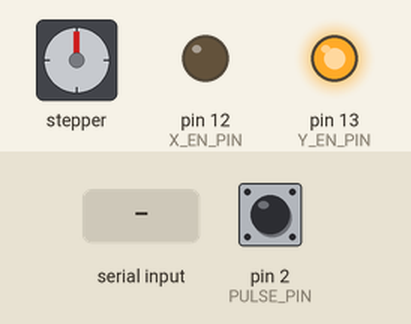
Bench run of a sketch on a simulated Arduino Uno, built with avr-gcc and run on an emulated ATmega328P. Parts: stepper motor, output pins drawn as LEDs (lit = HIGH). Dashed ring = blinking. The inputs (shaded band) are chosen by the test bench; at power-on: pin 2 (PULSE_PIN) LOW. Stepper angles assume 200 steps per turn; what the sketch prints to the serial monitor is not drawn.

Above: at 1.5 s.
1.6 s: "SSSSSS\n" received over Serial
At 4.5 s:
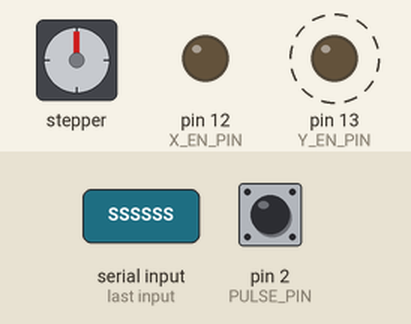
4.6 s: "SF0012\n" received over Serial
At 6.04 s:
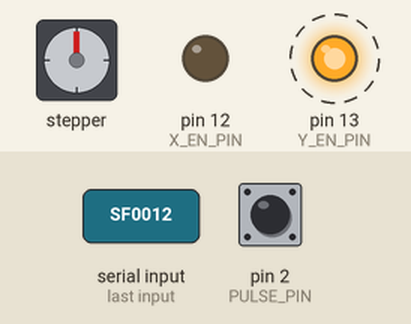
7.6 s: "SC1000\n" received over Serial
Timing chart, 0 to 16.6 s (numbered marks = the images above; inputs shaded):
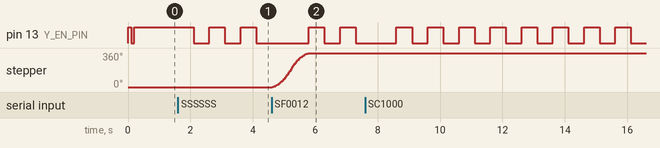

Measured:
- after the input at 1.6 s, pin 13 (Y_EN_PIN): alternates HIGH for 0.50 s and LOW for 0.50 s, starting after 0.50 s
- after the input at 4.6 s, stepper: turns 360° clockwise in 1.2 s, starting at once

The sketch:

SSP5A_Arduino_Pulse_Counting_Example.ino
```cpp
/*
  SSP5A Arduino Controller - Pulse Counting Example
  Based on Prompt 2: Pulse Counting & Serial Communication Implementation

  This example demonstrates the core pulse counting and serial communication
  implementation for an Arduino-based SSPCARD replacement.

  Hardware Requirements:
  - Arduino Uno R3
  - Pulse input on Pin 2 (INT0) with Schmitt trigger conditioning
  - Serial communication at 19200 baud

  Command Examples:
  - "SSSSSS" - Enter serial mode (response: "!")
  - "SC1000" - Get count with 1000ms integration (response: "C=01234\r\n")
  - "SF0012" - Select filter position 2 (response: "!")
  - "SG0011" - Set gain 1 (response: "!")
  - "SVIEW0" - Mirror control off (response: "!")
  - "SI0500" - Set integration time to 500ms (response: "!")
*/

#include <AccelStepper.h>

// Hardware Configuration
#define PULSE_PIN 2        // INT0 for pulse counting
#define X_STEP_PIN 2       // CNC Shield X-STEP (shared with pulse pin - conflict!)
#define X_DIR_PIN 5        // CNC Shield X-DIR
#define X_EN_PIN 12        // CNC Shield X-ENABLE
#define Y_STEP_PIN 3       // CNC Shield Y-STEP
#define Y_DIR_PIN 6        // CNC Shield Y-DIR
#define Y_EN_PIN 13        // CNC Shield Y-ENABLE (shared with LED)
#define STATUS_LED 13      // Built-in LED

// SSP Protocol Constants
#define SSP_BAUD 19200
#define SERIAL_BUFFER_SIZE 32
#define COMMAND_TIMEOUT_MS 100
#define INTEGRATION_MIN 1
#define INTEGRATION_MAX 9999

// Global Variables
volatile uint32_t pulseCount = 0;
volatile bool countingActive = false;
uint32_t integrationStartTime = 0;
uint16_t integrationDuration = 1000;  // Default 1 second
bool integrationRunning = false;
uint8_t currentFilter = 1;
uint8_t currentGain = 1;
bool mirrorState = false;
bool serialMode = false;

// Stepper Objects
AccelStepper stepperX(AccelStepper::DRIVER, X_STEP_PIN, X_DIR_PIN);
AccelStepper stepperY(AccelStepper::DRIVER, Y_STEP_PIN, Y_DIR_PIN);

// Serial Buffer
char serialBuffer[SERIAL_BUFFER_SIZE];
uint8_t bufferIndex = 0;
uint32_t lastCharTime = 0;

// ============================================================================
// PULSE COUNTING FUNCTIONS
// ============================================================================

void setupPulseCounting() {
    pinMode(PULSE_PIN, INPUT);
    attachInterrupt(digitalPinToInterrupt(PULSE_PIN), pulseISR, RISING);
}

// Interrupt Service Routine - MUST BE MINIMAL
void pulseISR() {
    if (countingActive) {
        pulseCount++;
    }
}

void startCounting() {
    noInterrupts();
    pulseCount = 0;
    countingActive = true;
    interrupts();
}

uint16_t stopCounting() {
    noInterrupts();
    countingActive = false;
    uint32_t count = pulseCount;
    interrupts();

    // Handle overflow (16-bit reporting)
    if (count > 65535) {
        count = 65535;
    }

    return (uint16_t)count;
}

uint16_t getCurrentCount() {
    noInterrupts();
    uint32_t count = pulseCount;
    interrupts();

    if (count > 65535) {
        count = 65535;
    }

    return (uint16_t)count;
}

// ============================================================================
// INTEGRATION TIMER FUNCTIONS
// ============================================================================

void startIntegration(uint16_t duration_ms) {
    integrationDuration = duration_ms;
    integrationStartTime = millis();
    integrationRunning = true;
    startCounting();
}

bool checkIntegrationComplete() {
    if (!integrationRunning) return false;

    uint32_t elapsed = millis() - integrationStartTime;
    if (elapsed >= integrationDuration) {
        integrationRunning = false;
        stopCounting();
        return true;
    }
    return false;
}

// ============================================================================
// SERIAL COMMUNICATION FUNCTIONS
// ============================================================================

void handleSerial() {
    while (Serial.available()) {
        char c = Serial.read();
        lastCharTime = millis();

        if (c == '\r' || c == '\n') {
            // End of command
            serialBuffer[bufferIndex] = '\0';
            processCommand(serialBuffer);
            bufferIndex = 0;
        } else if (bufferIndex < SERIAL_BUFFER_SIZE - 1) {
            serialBuffer[bufferIndex++] = c;
        } else {
            // Buffer overflow
            bufferIndex = 0;
            Serial.print("?");
        }
    }

    // Timeout handling
    if (bufferIndex > 0 && (millis() - lastCharTime) > COMMAND_TIMEOUT_MS) {
        bufferIndex = 0;
        Serial.print("?");
    }
}

void processCommand(const char* command) {
    // Minimum command length is 2 characters (S + command letter)
    if (strlen(command) < 2 || command[0] != 'S') {
        Serial.print("?");
        return;
    }

    char cmdChar = command[1];

    switch (cmdChar) {
        case 'S':  // Enter serial mode
            handleEnterSerialMode(command);
            break;
        case 'E':  // Exit serial mode
            handleExitSerialMode(command);
            break;
        case 'H':  // Home filter
            handleHomeFilter(command);
            break;
        case 'F':  // Select filter position
            handleSelectFilter(command);
            break;
        case 'C':  // Get count
            handleGetCount(command);
            break;
        case 'G':  // Set gain
            handleSetGain(command);
            break;
        case 'V':  // Mirror control
            handleMirrorControl(command);
            break;
        case 'I':  // Set integration time
            handleSetIntegrationTime(command);
            break;
        default:
            Serial.print("?");
            break;
    }
}

// Command Handlers
void handleEnterSerialMode(const char* command) {
    if (strcmp(command, "SSSSSS") == 0) {
        serialMode = true;
        Serial.print("!");
    } else {
        Serial.print("?");
    }
}

void handleExitSerialMode(const char* command) {
    if (strcmp(command, "EEEEEE") == 0) {
        serialMode = false;
        Serial.print("!");
    } else {
        Serial.print("?");
    }
}

void handleHomeFilter(const char* command) {
    if (strlen(command) != 5) {
        Serial.print("?");
        return;
    }

    // Start homing routine
    moveToFilterPosition(1);
    Serial.print("!");
}

void handleSelectFilter(const char* command) {
    if (strlen(command) != 6) {
        Serial.print("?");
        return;
    }

    // Extract position (last character)
    char positionChar = command[5];
    uint8_t position = positionChar - '0';

    if (position < 1 || position > 6) {
        Serial.print("?");
        return;
    }

    moveToFilterPosition(position);
    Serial.print("!");
}

void handleGetCount(const char* command) {
    if (strlen(command) != 6) {
        Serial.print("?");
        return;
    }

    // Extract integration time (nnnn)
    char timeStr[5];
    strncpy(timeStr, command + 2, 4);
    timeStr[4] = '\0';

    uint16_t integrationTime = atoi(timeStr);
    if (integrationTime < 1 || integrationTime > 9999) {
        Serial.print("?");
        return;
    }

    // Start integration and wait for completion
    startIntegration(integrationTime);
    while (!checkIntegrationComplete()) {
        // Wait for integration to complete
        // In a real implementation, this would be non-blocking
    }

    // Get and report count
    uint16_t count = getCurrentCount();
    char response[10];
    sprintf(response, "C=%05d\r\n", count);
    Serial.print(response);
}

void handleSetGain(const char* command) {
    if (strlen(command) != 6) {
        Serial.print("?");
        return;
    }

    // Extract gain setting (last character)
    char gainChar = command[5];
    uint8_t gain = gainChar - '0';

    // Note: Inverted mapping from SSPCARD
    // SSPCARD: 1=Gain 100, 2=Gain 10, 3=Gain 1
    if (gain < 1 || gain > 3) {
        Serial.print("?");
        return;
    }

    currentGain = gain;
    Serial.print("!");
}

void handleMirrorControl(const char* command) {
    if (strlen(command) != 6) {
        Serial.print("?");
        return;
    }

    // Extract mirror state (last character)
    char stateChar = command[5];
    uint8_t state = stateChar - '0';

    if (state > 1) {
        Serial.print("?");
        return;
    }

    mirrorState = (state == 1);
    Serial.print("!");
}

void handleSetIntegrationTime(const char* command) {
    if (strlen(command) != 6) {
        Serial.print("?");
        return;
    }

    // Extract integration time (nnnn)
    char timeStr[5];
    strncpy(timeStr, command + 2, 4);
    timeStr[4] = '\0';

    uint16_t integrationTime = atoi(timeStr);
    if (integrationTime < 1 || integrationTime > 9999) {
        Serial.print("?");
        return;
    }

    integrationDuration = integrationTime;
    Serial.print("!");
}

// ============================================================================
// STEPPER CONTROL FUNCTIONS
// ============================================================================

void setupStepperControl() {
    // Enable pins
    pinMode(X_EN_PIN, OUTPUT);
    pinMode(Y_EN_PIN, OUTPUT);
    digitalWrite(X_EN_PIN, LOW);  // Enable drivers
    digitalWrite(Y_EN_PIN, LOW);

    // Configure steppers
    stepperX.setMaxSpeed(1000);
    stepperX.setAcceleration(500);
    stepperY.setMaxSpeed(1000);
    stepperY.setAcceleration(500);

    // Set current position as zero
    stepperX.setCurrentPosition(0);
    stepperY.setCurrentPosition(0);
}

void moveToFilterPosition(uint8_t position) {
    // Simple movement logic - in reality would use calibrated positions
    if (position < 1 || position > 6) {
        return;
    }

    // Calculate target position (example: 200 steps per filter)
    int32_t targetSteps = (position - 1) * 200;

    // Move stepper
    stepperX.moveTo(targetSteps);

    // Wait for movement to complete
    while (stepperX.distanceToGo() != 0) {
        stepperX.run();
    }

    currentFilter = position;
}

// ============================================================================
// STATUS LED FUNCTIONS
// ============================================================================

void updateStatusLED() {
    static uint32_t lastBlinkTime = 0;
    static bool ledState = false;

    uint32_t currentTime = millis();

    if (integrationRunning) {
        // Fast blink during integration
        if (currentTime - lastBlinkTime > 100) {
            ledState = !ledState;
            digitalWrite(STATUS_LED, ledState);
            lastBlinkTime = currentTime;
        }
    } else if (serialMode) {
        // Slow blink in serial mode
        if (currentTime - lastBlinkTime > 500) {
            ledState = !ledState;
            digitalWrite(STATUS_LED, ledState);
            lastBlinkTime = currentTime;
        }
    } else {
        // Solid on in normal operation
        digitalWrite(STATUS_LED, HIGH);
    }
}

// ============================================================================
// ARDUINO SETUP AND LOOP
// ============================================================================

void setup() {
    // Initialize serial for SSP protocol
    Serial.begin(SSP_BAUD);

    // Initialize hardware
    setupPulseCounting();
    setupStepperControl();

    // Initialize status LED
    pinMode(STATUS_LED, OUTPUT);
    digitalWrite(STATUS_LED, LOW);

    // Initial status indication
    digitalWrite(STATUS_LED, HIGH);
    delay(100);
    digitalWrite(STATUS_LED, LOW);
    delay(100);
    digitalWrite(STATUS_LED, HIGH);
    delay(100);
    digitalWrite(STATUS_LED, LOW);

    Serial.println("SSP5A Controller Ready");
    Serial.println("Send 'SSSSSS' to enter serial mode");
}

void loop() {
    // Handle incoming serial commands
    handleSerial();

    // Manage integration timer
    if (integrationRunning) {
        if (checkIntegrationComplete()) {
            // Integration complete
            // Count will be sent when SCnnnn command is processed
        }
    }

    // Update stepper movement
    stepperX.run();
    stepperY.run();

    // Update status LED
    updateStatusLED();
}

// ============================================================================
// NOTES AND LIMITATIONS
// ============================================================================

/*
  IMPORTANT NOTES:

  1. PIN CONFLICT: There's a conflict between PULSE_PIN (2) and X_STEP_PIN (2).
     In a real implementation, you would need to:
     - Use a different pin for pulse counting OR
     - Use a different pin for X_STEP on the CNC Shield
     - Modify the CNC Shield jumpers if possible

  2. BLOCKING CODE: The handleGetCount() function uses a while loop to wait
     for integration to complete. In a production implementation, this should
     be non-blocking using a state machine.

  3. CALIBRATION: Filter positions are hardcoded as 200 steps apart. In reality,
     you would need to calibrate these positions and store them in EEPROM.

  4. ERROR HANDLING: This example has minimal error handling. A production
     implementation would need more robust error recovery.

  5. PERFORMANCE: For high pulse rates (up to 50kHz), ensure interrupt latency
     is minimized. The pulseISR() function is minimal for this reason.

  6. HARDWARE: This code assumes proper pulse conditioning with a 74HC14
     Schmitt trigger. Without this, pulse counting may be unreliable.
*/

/*
  TESTING PROCEDURE:

  1. Upload this sketch to Arduino Uno
  2. Open Serial Monitor at 19200 baud
  3. Send "SSSSSS" (should receive "!")
  4. Send "SC1000" (should count pulses for 1 second, then return "C=XXXXX")
  5. Send "SF0012" (should move filter to position 2, return "!")
  6. Send "SG0011" (should set gain to 1, return "!")
  7. Send "SVIEW0" (should set mirror off, return "!")
  8. Send "SI0500" (should set integration time to 500ms, return "!")
  9. Send "EEEEEE" (should exit serial mode, return "!")
*/
```
